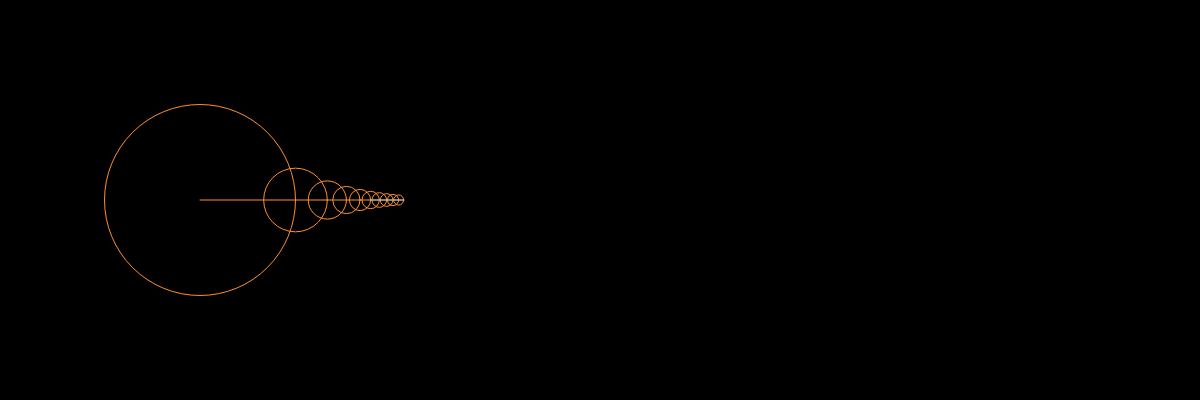
Frame 1 (no input)
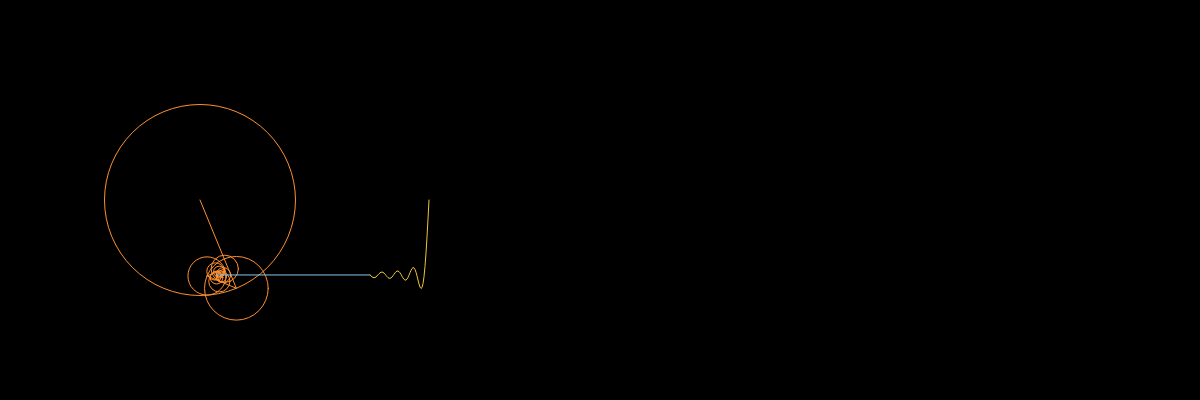
Frame 60 (no input)
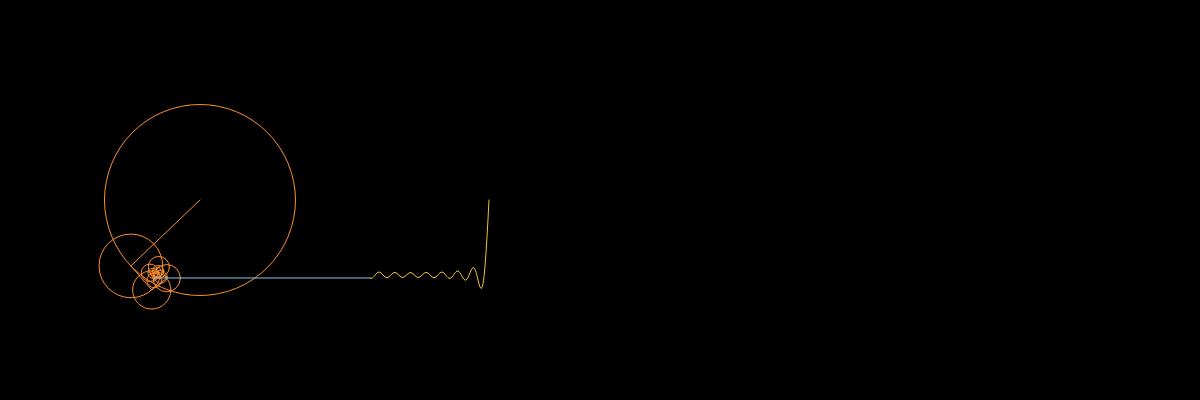
Frame 120 (the mouse pressed at the canvas centre since frame 60)

The p5.js sketch that drew these frames (run headless with seeded random() and noise() and a simulated clock; from frame 60 on, the mouse is pressed at the canvas centre):

// p5.js sketch
// ── sketch.js
var time = 0;
var wave = [];

function setup() {
createCanvas(windowWidth,400);
}

function draw() {
	background(0);
  	translate(120,200);
  	noFill();
  	var x=80, y=0;
  	for (var i = 0; i < 10; i++) {
  		stroke(255, 144, 48);
  		var px=x;
  		var py=y;
  		var n=0;
  		
  		//square wave
  		n=2*i+1;
  		var radius = 300/(n*PI);
  		x += radius*cos(n*time);
	  	y += radius*sin(n*time);
	  	
  		// triangular wave
  		// n=2*i+1;
  		// var radius = 100*pow(-1,i)*pow(n,-2);
  		// x += radius*cos(n*time);
	  	// y += radius*sin(n*time);

	  	// saw-tooth wave
	  	// n=i+1;
	  	// var radius = 200/(PI*(n));
	  	// x += radius*cos((n)*time);
	  	// y += radius*sin((n)*time);

	  	// |sin x| wave
	  	// n=i+1;
	  	// var radius = 600/((4*n*n-1)*PI);
  		// x += radius*sin(2*n*time);
	  	// y += radius*cos(2*n*time);
  	
	  	line(px,py,x,y);
	  	noFill();
	  	ellipse(px,py,radius*2);
	  	fill(240,10,10);
	  	noStroke();
  	}
    
  	wave.unshift(y);
  	stroke(135, 199, 237);

  	line(x,y,250,wave[0]);
  	noFill();
  	stroke(237, 198, 56);

  	beginShape();
  	for (var i = 0; i < wave.length; i++) {
  		vertex(250+i,wave[i]);
  	}
  	endShape();

  	time+=.02;
  	if (wave.length > 1000) {
    	wave.pop();
  	}
}
